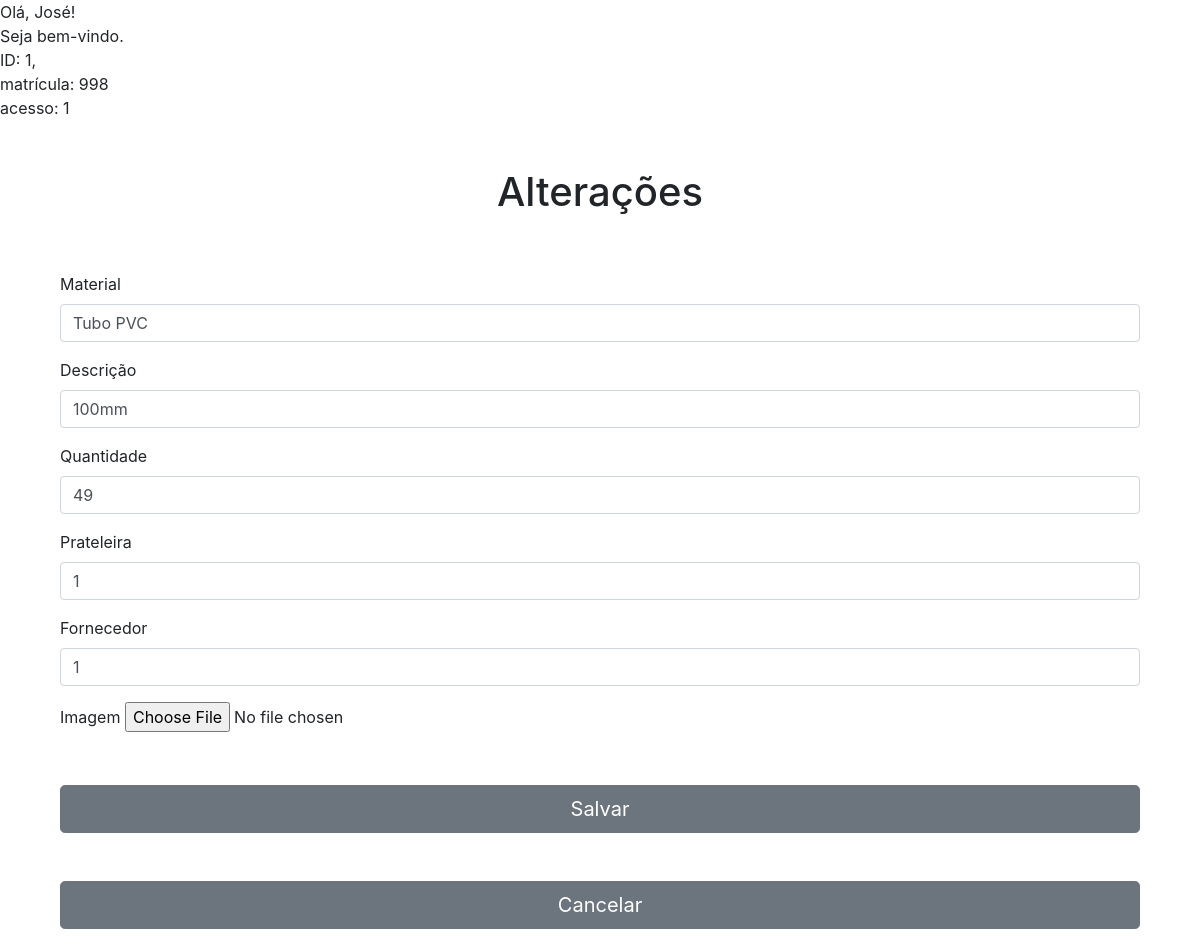
/editar.php?id=1 (signed in), run on the app's committed database.
### tables this page shows
CREATE TABLE `material` (
  `id_material` int(4) NOT NULL AUTO_INCREMENT,
  `nome_material` varchar(50) NOT NULL,
  `desc_material` varchar(300) NOT NULL,
  `qtde_estoque` int(11) DEFAULT NULL,
  `id_prat_fk` int(4) NOT NULL,
  `id_forn_fk` int(4) NOT NULL,
  `imagem` varchar(100) DEFAULT NULL,
  PRIMARY KEY (`id_material`),
  KEY `id_prat_fk` (`id_prat_fk`),
  KEY `id_forn_fk` (`id_forn_fk`),
  CONSTRAINT `MATERIAL_ibfk_1` FOREIGN KEY (`id_prat_fk`) REFERENCES `prateleira` (`id_prat`),
  CONSTRAINT `MATERIAL_ibfk_2` FOREIGN KEY (`id_forn_fk`) REFERENCES `fornecedor` (`id_forn`)
);

### App/Model/conexao.php (called while the page is built, shortened)
<?php
class Conexao{
	private static $instance;
	public static function getConn(){
		if(!isset(self::$instance)):
			self::$instance = new \PDO('mysql:host=localhost; dbname=db_ccmed; charset=utf8', 'estudo', '');
		endif;
		return self::$instance;
	}
}
 ?>

### App/Model/MaterialDao.php (called while the page is built, shortened)
<?php
class MaterialDao{
	public function editar_material(){
		$id = $_GET['id'];
		$sql = 'SELECT * FROM MATERIAL WHERE id_material = ?';
		$stmt = Conexao::getConn()->prepare($sql);
		$stmt->bindValue(1, $id);
		$stmt->execute();
		$resultado = $stmt->fetchAll(\PDO::FETCH_ASSOC);
		return $resultado;
	}
}
 ?>

### editar.php (the view, shortened to what this page needs)
<?php
$materialDao = new \App\Model\MaterialDao();
$FornecedorDao = new \App\Model\FornecedorDao;
foreach($materialDao->editar_material() as $editar);
if(!isset($_SESSION['id_usuario'])){
    session_destroy();
    header("location:login.php");
}else{
	echo
    '<div class = "session">
    Olá, ' . $_SESSION['nome'] . '! <br>Seja bem-vindo.<br>
    ID: ' . $_SESSION['id_usuario'] . ',<br>
    matrícula: ' . $_SESSION['matricula'] . '<br>
    acesso: ' . $_SESSION['id_acesso_fk'];
}
?>
 <!DOCTYPE html>
<html lang="pt-br">
  <head>
    <link rel="stylesheet" href="https://stackpath.bootstrapcdn.com/bootstrap/4.5.2/css/bootstrap.min.css">
    <link href="custom.css" rel="stylesheet">
  </head>
  <body class="color">
  <div class="row">
          <div class="container mt-5" style="display: flex; align-items: center; justify-content: center">
              <h1 class="">Alterações</h1>
          </div>
      </div>
    <div class="container mt-5">
        <div class="col-sm-12">
            <form class="mb-" action="<?php $_SERVER['PHP_SELF'];?>" method="POST" enctype="multipart/form-data">
                <div class="form-group">
                  <label for="nome">Material</label>
                  <input type="text" class="form-control" id="nome" name="nome_material_edit" placeholder="Digite o nome do material" value="<?= $editar['nome_material'];?>">
                </div>
                <div class="form-group">
                  <label for="descricao">Descrição</label>
                  <input type="text" class="form-control" name="desc_material_edit" placeholder="descricao" value="<?= $editar['desc_material'];?>" required>
                </div>
                <div class="form-group">
                    <label for="descricao">Quantidade</label>
                    <input type="number" class="form-control" id="quantidade" name="qtde_estoque_edit" placeholder="Quantidade" value="<?= $editar['qtde_estoque'];?>" pattern="[0-9]+$" min="1" required>
                  </div>
                  <div class="form-group">
                    <label for="descricao">Prateleira</label>
                    <input type="number" class="form-control" id="local" name="id_prat_fk_edit" placeholder="id prateleira" value="<?= $editar['id_prat_fk'];?>" min="1" max="16" required>
                  </div>
                  <div class="form-group">
                    <?php
                    $array = $FornecedorDao->contar();
                    $max = implode(end($array));
                    ?>
                    <label for="descricao">Fornecedor</label>
                    <input type="number" class="form-control" id="local" name="id_forn_fk_edit" placeholder="id fornecedor" value="<?= $editar['id_forn_fk'];?>" min="1"  max="<?php echo $max; ?>" required>
                  </div>
                  <div class="form-group">
                <label for="imagem">Imagem</label>
                <input type="file" name="nome_imagem_edit">
                </div>
                <input type="submit" class="btn btn-secondary btn-block btn-lg mt-5" name="btnEditar" value="Salvar">
                <input type="submit" name="btnCancelar" value="Cancelar" class="btn btn-secondary btn-block btn-lg mt-5">
              </form>
        </div>
    </div>
  </body>

### data on the page
material: nome_material_edit "Tubo PVC", desc_material_edit "100mm", qtde_estoque_edit "49", id_prat_fk_edit "1", id_forn_fk_edit "1"

### other printed values
$_SESSION['nome'] "José"
$_SESSION['id_usuario'] "1"
$_SESSION['matricula'] "998"
$_SESSION['id_acesso_fk'] "1"
